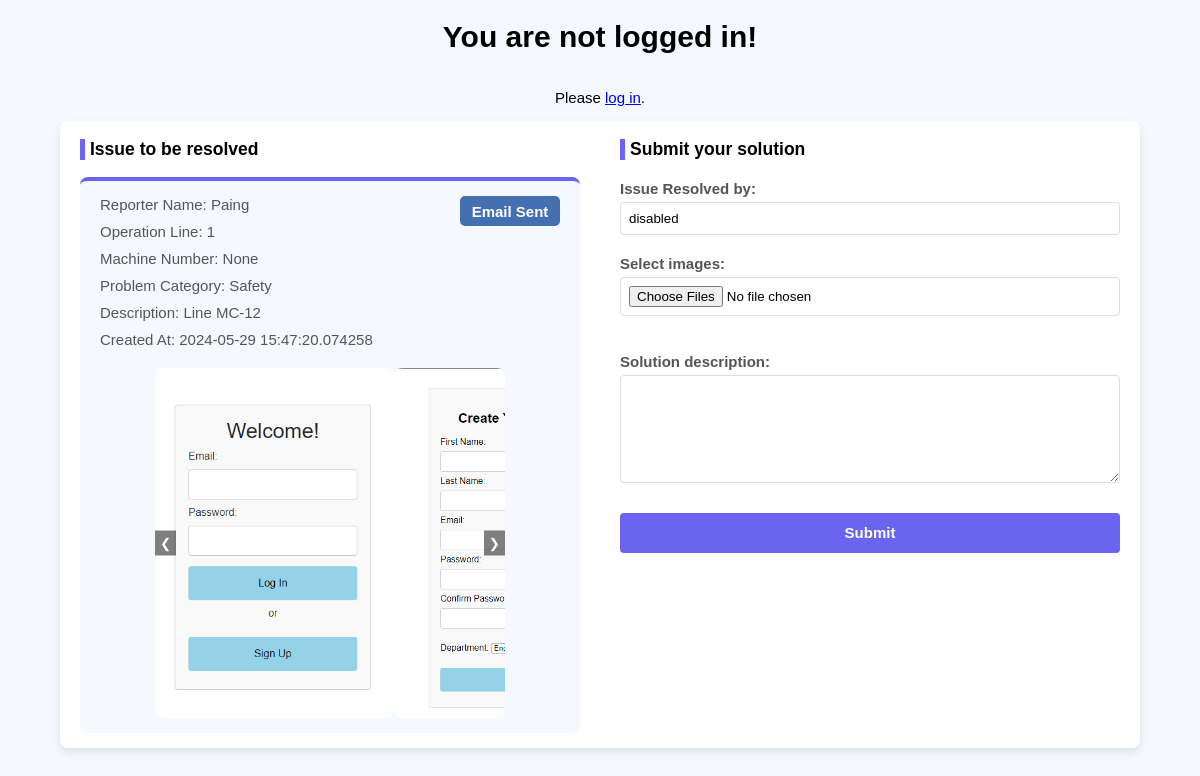
Before: /main/solution/1/ with the older database file.
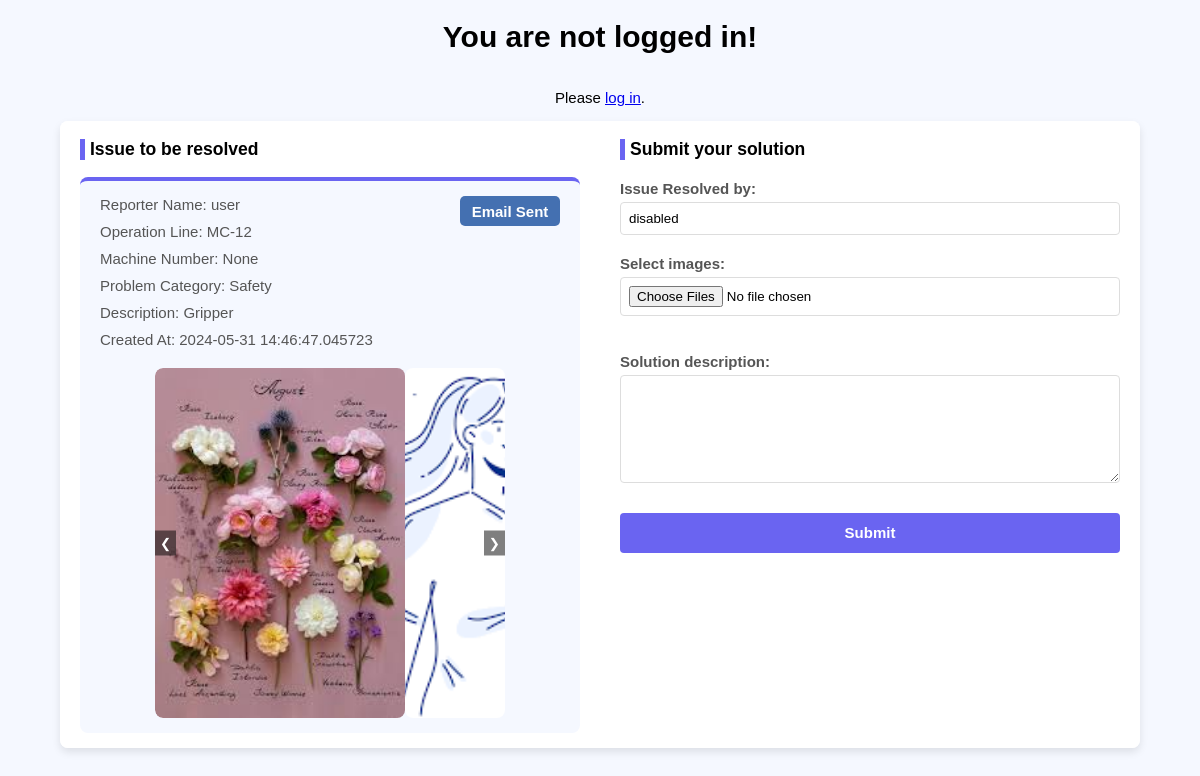
After: the same page with the newer database file.
### main/models.py (models this page shows)
class Report(models.Model):
    STATUS_CHOICES = [
        ('0', 'Pending'),
        ('1', 'Approved'),
        ('2', 'Sent'),
        ('3', 'Solved'),
        ('4', 'Rejected')
    ]
    reportID = models.AutoField(primary_key=True)
    reporterName = models.CharField(max_length=255)
    datetime = models.CharField(max_length=255,null=True)
    operationLineNumber = models.CharField(max_length=255)
    machineNumber = models.CharField(max_length=255, blank=True, null=True)
    problemDescription = models.TextField()
    status = models.CharField(max_length=1, choices=STATUS_CHOICES, default='0')
    confirmedBy = models.CharField(max_length=255, blank=True, null=True)
    sentBy = models.CharField(max_length=255, blank=True, null=True)
    sentTo = models.CharField(max_length=255, blank=True, null=True)
    solvedBy = models.CharField(max_length=255, blank=True, null=True)
    problemCategory = models.CharField(max_length=255, null=True)
    emailNotifyDate = models.CharField(max_length=255, blank=True, null=True)
    dueDate = models.CharField(max_length=255, blank=True, null=True)
    class Meta:
        db_table = "report"

class Image(models.Model):
    report = models.ForeignKey(Report, related_name='images', on_delete=models.CASCADE, blank=True, null=True)
    imageData = models.ImageField(upload_to='reportImages/', height_field=None, width_field=None, max_length=100, blank=True, null=True)
    class Meta:
        db_table = "image"

### main/views.py (the view)
# urls.py: path('solution/<int:report_id>/', views.solution, name = 'solution'),
def solution(request, report_id):
    report = Report.objects.get(reportID = report_id)
    return render(request, 'solution.html', {'report': report})

### templates/solution.html (shortened to what the changed rows need)
<!DOCTYPE html>
<html lang="en">
<head>
</head>
<body>
    {% if user.is_authenticated %}
    <div style="display: flex; width: 100%;">
        <div style="flex: 2; ">
            <a href="{% url 'login' %}">&#10094;Back</a>
        </div>
        <div style="flex: 8; text-align: center;">
            <h2 style="color: #393680;">Welcome, {{ user.username }}!</h2>
        </div>
        <div style="flex: 2;">
        </div>
    </div>
    {% else %}
        <h1>You are not logged in!</h1>
    {% endif %}
    {% block content %}
    <div class="container">
        <div class="reports-container active">
            <ul>
                {% if report %}
                    <div class="report-card" style="border-top: 4px solid #6A64F1;">
                        <div class="reportData-status">
                            <div style="flex: 10;">
                                <li>Reporter Name: {{ report.reporterName }}</li>
                                <li>Operation Line: {{ report.operationLineNumber }}</li>
                                <li>Machine Number: {{ report.machineNumber }}</li>
                                <li>Problem Category: {{ report.problemCategory }}</li>
                                <li>Description: {{ report.problemDescription }}</li>
                                <li>Created At: {{ report.datetime }}</li>
                            </div>
                            <div style="flex: 2; padding-top: 10px;">
                                {% if report.status == '0' %}
                                    <div class="pending-tag">Pending</div>
                                {% elif report.status == '1' %}
                                    <div class="approved-tag">Approved</div>
                                {% elif report.status == '2' %}
                                    <div class="email_sent">Email Sent</div>
                                {% elif report.status == '3' %}
                                    <div class="solved">Solved</div>
                                    <a style="font-size: 14px; margin: 10px 0px 0px 5px;" href="{% url 'solutionForReport' report.reportID %}">View Solution</a>
                                {% elif report.status == '4' %}
                                    <div class="rejected">Rejected</div>
                                {% endif %}
                            </div>
                        </div>
                        <li>
                            <div class="carousel">
                                <div class="carousel-images">
                                    {% for image in report.images.all %}
                                        <img src="{{ image.imageData.url }}" alt="Report Image" width="300px" height="350px" style="object-fit: cover;">
                                    {% endfor %}
                                </div>
                                {% if report.images.all|length > 1 %}
                                    <div class="carousel-buttons">
                                        <button class="prev" onclick="moveCarousel(event, -1)">&#10094;</button>
                                        <button class="next" onclick="moveCarousel(event, 1)">&#10095;</button>
                                    </div>
                                {% endif %}
                            </div>
                        </li>
                    </div>
                {% else %}
                    <li>No reports to display.</li>
                {% endif %}
            </ul>
        </div>
    </div>
    {% endblock %}
</body>
</html>

Changed rows visible on the page:
removed Image: imageData (picture)
removed Image: imageData (picture)
changed Report "None": reporterName "Paing" → "user"; operationLineNumber "1" → "MC-12"; problemDescription "Line MC-12" → "Gripper"; datetime "2024-05-29 15:47:20.074258" → "2024-05-31 14:46:47.045723"
added Image: imageData (picture)
added Image: imageData (picture)
